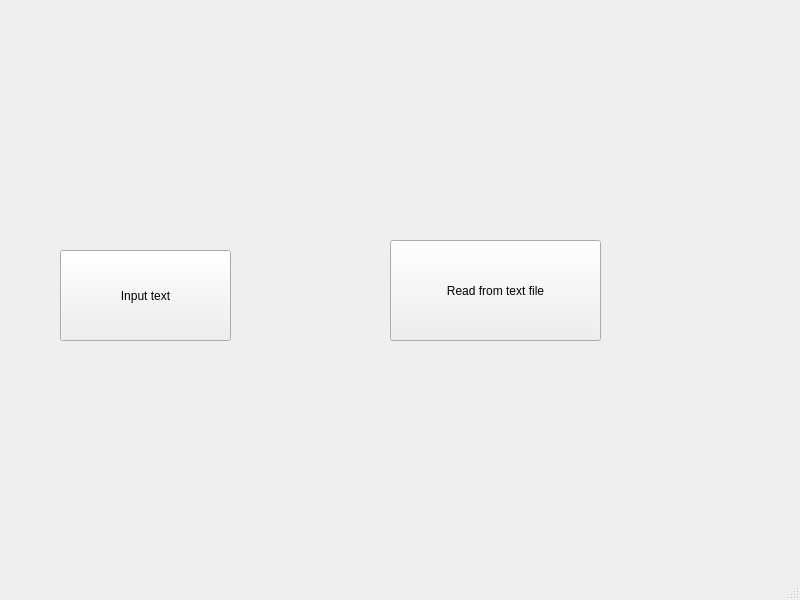
<?xml version="1.0" encoding="UTF-8"?>
<ui version="4.0">
 <class>firstmenu</class>
 <widget class="QMainWindow" name="firstmenu">
  <property name="geometry">
   <rect>
    <x>0</x>
    <y>0</y>
    <width>800</width>
    <height>600</height>
   </rect>
  </property>
  <property name="windowTitle">
   <string>MainWindow</string>
  </property>
  <widget class="QWidget" name="centralwidget">
   <widget class="QPushButton" name="pushButton">
    <property name="geometry">
     <rect>
      <x>60</x>
      <y>250</y>
      <width>171</width>
      <height>91</height>
     </rect>
    </property>
    <property name="text">
     <string>Input text</string>
    </property>
   </widget>
   <widget class="QPushButton" name="pushButton_2">
    <property name="geometry">
     <rect>
      <x>390</x>
      <y>240</y>
      <width>211</width>
      <height>101</height>
     </rect>
    </property>
    <property name="text">
     <string>Read from text file</string>
    </property>
   </widget>
  </widget>
  <widget class="QMenuBar" name="menubar">
   <property name="geometry">
    <rect>
     <x>0</x>
     <y>0</y>
     <width>800</width>
     <height>25</height>
    </rect>
   </property>
  </widget>
  <widget class="QStatusBar" name="statusbar"/>
 </widget>
 <resources/>
 <connections/>
</ui>
